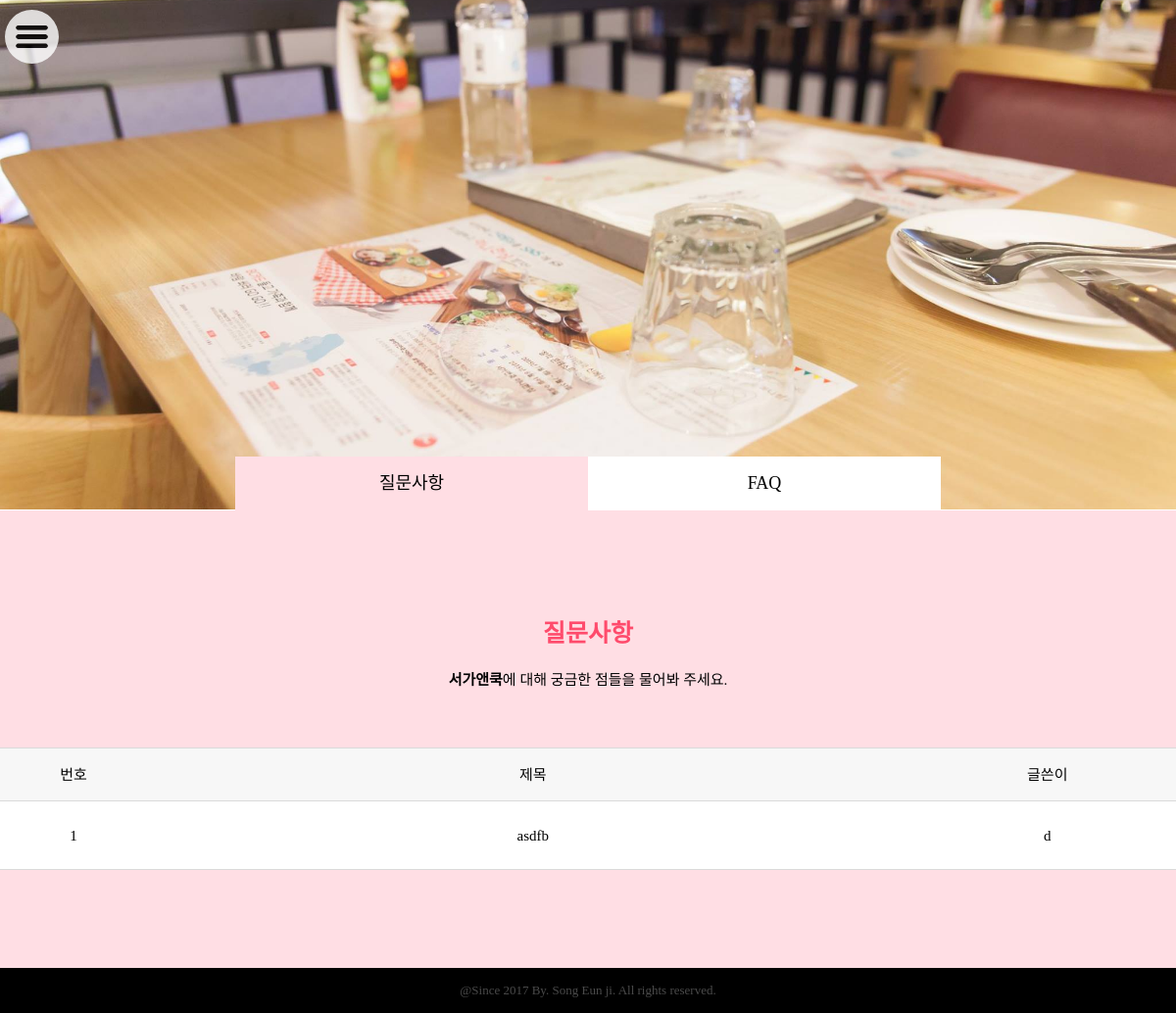
The page /cook/board.php on the database its author committed.
### tables this page shows
CREATE TABLE IF NOT EXISTS `curious` (
`idx` int(11) NOT NULL,
  `title` varchar(40) NOT NULL,
  `name` varchar(20) NOT NULL,
  `email` varchar(20) NOT NULL,
  `category` varchar(5) NOT NULL,
  `about` varchar(999) NOT NULL
);

### cook/board.php (the view, shortened to what this page needs)
<?php
	include "./db/db.php";
		$select = "select * from curious";
	$rs = $pdo -> query($select);
?>
<!DOCTYPE html>
<html lang="en">
<head>
	<link rel="stylesheet" href="./css/common.css">
	<link rel="stylesheet" href="./css/board.css">
</head>
<body>
	<?php
		include "./layout/header.php";
	 ?>
	 <div class="wrap">
		<section class="banner">
		</section>
		<section class="tabWrap">
			<div class="tabWrap">
				<div class="tab">
					<ul>
						<li class="noticeTab now">질문사항</li>
						<li class="faqTab">FAQ</li>
					</ul>
				</div>
			</div>
		</section>
		<section class="notification">
			<div class="container">
				<div class="view notice">
					<div class="sectionTitle">
						<h2>질문사항</h2>
						<p><b>서가앤쿡</b>에 대해 궁금한 점들을 물어봐 주세요.  </p>
					</div>
					<div class="list">
						<div class="top">
							<div class="idx">번호</div>
							<div class="title">제목</div>
							<div class="writer">글쓴이</div>
						</div>
						<?php
							while($data = $rs -> fetch()) {
						?>
						<div class="noticeList">
							<div class="bottom">
								<div class="idx"><?=$data['idx']?></div>
								<div class="title"><?=$data['title']?></div>
								<div class="writer"><?=$data['name']?></div>
							</div>
						</div>
						<?php
							}
						?>
					</div>
				</div>
			</div>
		</section>
	 </div>
	  <?php
	 	include "./layout/footer.php";
	  ?>
</body>
</html>

### cook/css/common.css (style rules this page uses)
* { margin:0; padding: 0; box-sizing: border-box;word-break: break-all; }
body , html { font-size: 15px; }
h1,h2,h3,h4,h5,h6 { font-weight: normal; }
li { list-style: none }
.container { margin: 0 auto; max-width: 1200px; margin-top: 0; }
section { width: 100%; }

### cook/css/board.css (style rules this page uses)
* { box-sizing: border-box; }
.banner { width: 100%; height: 65vh; background: url("../image/boardbanner.jpg") no-repeat; -webkit-background-size: cover; background-position: 50% 50%; background-size: cover; background-position: 50% 50%; }
.notification { width: 100%; background: #ffdee4; padding-bottom: 100px; }
.tabWrap { width: 100%; display: block; margin-top: -54px; ; }
.tab { width:100%; }
.tab ul { width: 60%; margin:0 auto; display: flex }
.tab ul:after { clear:both; content: ""; display: block }
.tab ul li { float:left; flex: 1; text-align: center;; height: 55px; line-height: 55px; font-size: 18px; background: #fff; }
.now { background: #ffdee4 !important; width: 100%; height: 100%;; }
.view { width: 100%; }
.sectionTitle { padding: 105px 0 40px 0; }
.sectionTitle h2 { font-size: 25px; text-align: center; padding-bottom: 20px; font-weight: 600; color: #ff4b6c }
.sectionTitle p { text-align: center; margin-bottom: 20px; }
.list { width: 100%; background: #fff; }
.top { display: flex; height: 55px; line-height: 55px; background: #f7f7f7; border-top:1px solid #dadada; border-bottom: 1px solid #dadada; }
.top:after { clear: both; content: ""; display: block }
.top div { float:left; text-align: center; }
.view .idx { flex: initial; width: 150px }
.view .title { flex: 3 }
.title { white-space: nowrap; overflow: hidden }
.view .writer { flex: 1 }
.bottom { display: flex }
.bottom:after { clear: both; content: ""; display: block }
.bottom div { float:left; text-align: center; height: 70px; line-height: 70px; border-bottom: 1px solid #dadada; }
.bottom .title { cursor:pointer; }

### rows shown on the page
curious: idx "1", title "asdfb", name "d"
